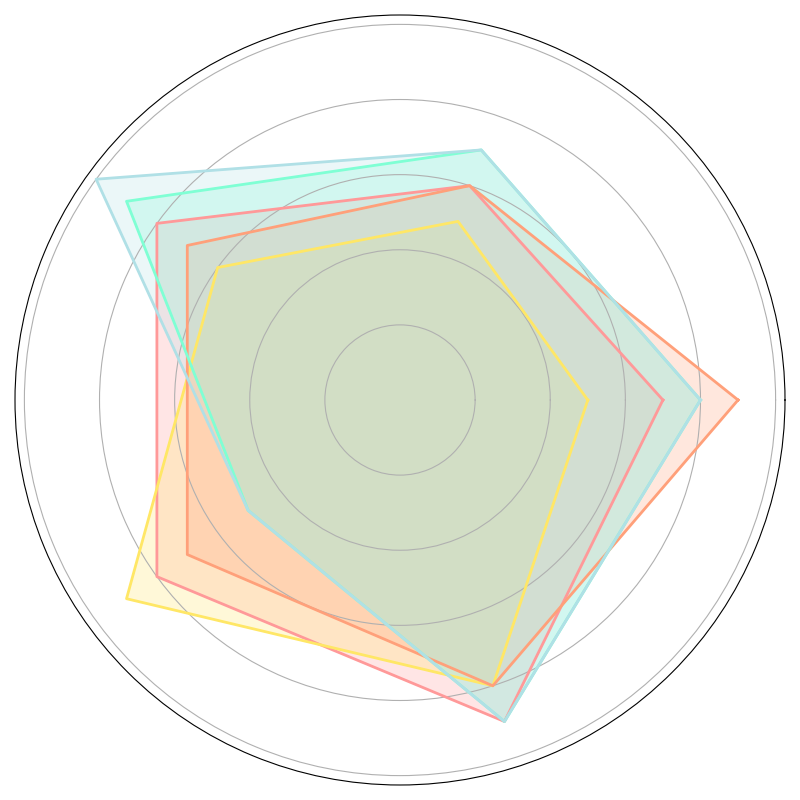

The script that drew this image:
import numpy as np
import matplotlib.pyplot as plt

categories = ['Vitamin C', 'Fiber', 'Antioxidants', 'Natural Sugars', 'Water Content']
fruits = ['Apple', 'Banana', 'Orange', 'Strawberry', 'Blueberry']

data = {
    'Apple': [7, 6, 8, 8, 9],
    'Banana': [5, 5, 6, 9, 8],
    'Orange': [9, 6, 7, 7, 8],
    'Strawberry': [8, 7, 9, 5, 9],
    'Blueberry': [8, 7, 10, 5, 9]
}

num_vars = len(categories)

def create_radar_chart(ax, data, color):
    angles = np.linspace(0, 2 * np.pi, num_vars, endpoint=False).tolist()
    data += data[:1]
    angles += angles[:1]
    ax.fill(angles, data, color=color, alpha=0.25)
    ax.plot(angles, data, color=color, linewidth=2)
    ax.set_yticklabels([])
    ax.set_xticks([])

fig, ax = plt.subplots(figsize=(8, 8), subplot_kw=dict(polar=True))

colors = ['#FF9999', '#FFE766', '#FFA07A', '#7FFFD4', '#B0E0E6']

for fruit, color in zip(fruits, colors):
    create_radar_chart(ax, data[fruit], color)

plt.tight_layout()
plt.show()
